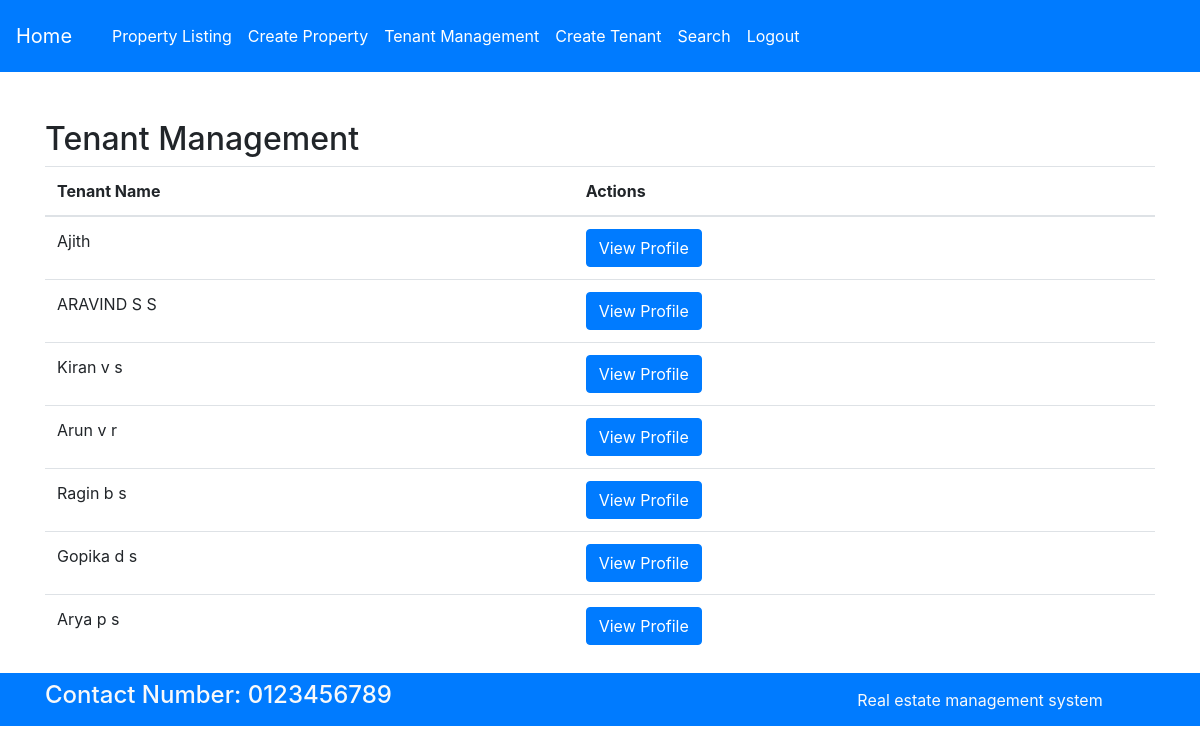
Page /property/tenant/management/ (signed in) on the committed database.
### property/models.py (models this page shows, shortened)
class Tenant(models.Model):
    name = models.CharField(max_length=255, default='Default Name')
    address = models.TextField()
    document_proofs = models.TextField()

### property/views.py (the view)
# urls.py: path('tenant/management/', tenant_management, name='tenant_management'),
@login_required(login_url='admin_login')
def tenant_management(request):
    tenants = Tenant.objects.all()
    return render(request, 'tenant_management.html', {'tenants': tenants})

### property/templates/tenant_management.html
{% extends 'base page/base.html' %}
{% block content %}
  <div class="container mt-5">
    <h2>Tenant Management</h2>
    <table class="table">
      <thead>
        <tr>
          <th scope="col">Tenant Name</th>
          <th scope="col">Actions</th>
        </tr>
      </thead>
      <tbody>
        {% for tenant in tenants %}
          <tr>
            <td>{{ tenant.name }}</td>
            <td><a href="{% url 'tenant_profile' tenant.id %}" class="btn btn-primary">View Profile</a></td>
          </tr>
        {% endfor %}
      </tbody>
    </table>
  </div>
{% endblock %}

### rows in the picture
Tenant: name "Ajith"
Tenant: name "ARAVIND S S"
Tenant: name "Kiran v s"
Tenant: name "Arun v r"
Tenant: name "Ragin b s"
Tenant: name "Gopika d s"
Tenant: name "Arya p s"
